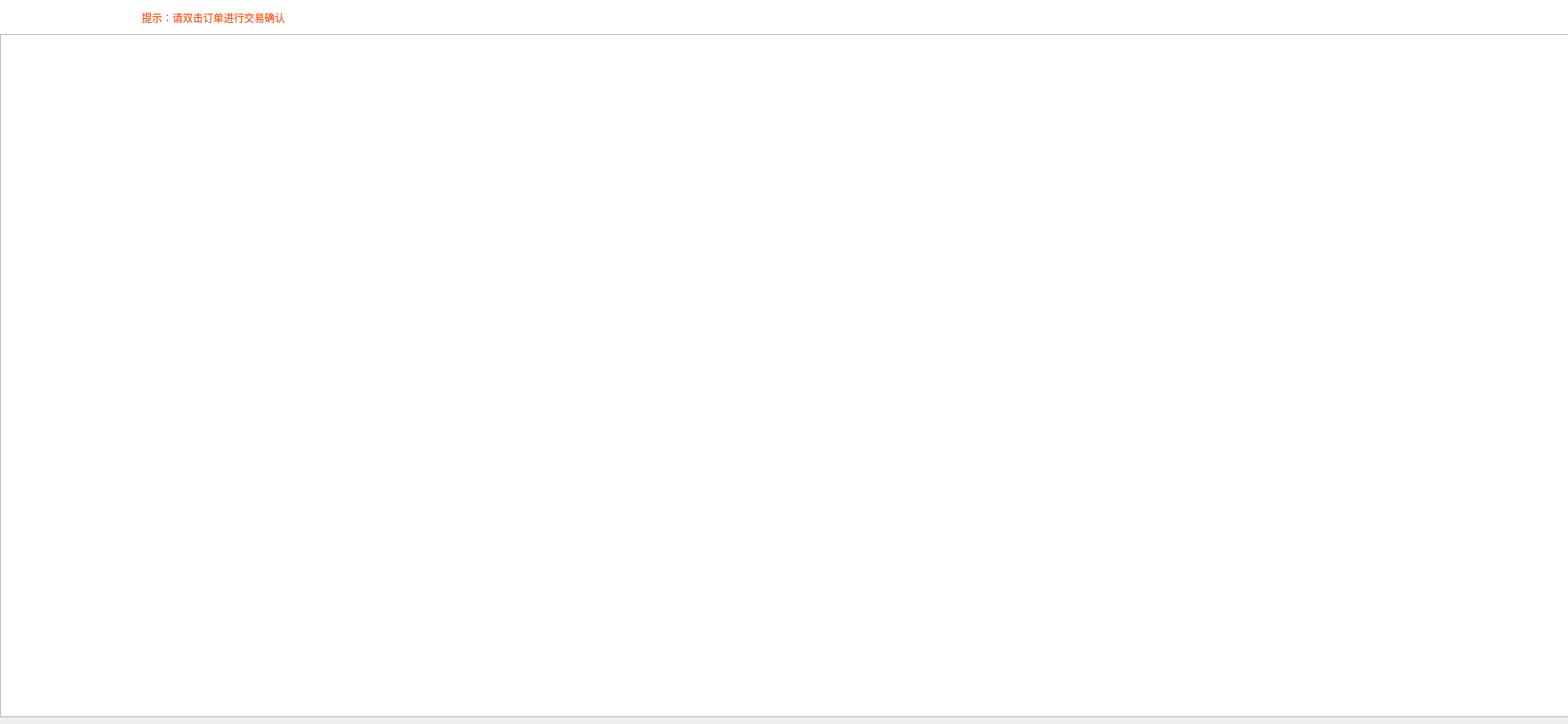
<?xml version="1.0" encoding="UTF-8"?>
<ui version="4.0">
 <class>Form</class>
 <widget class="QWidget" name="Form">
  <property name="geometry">
   <rect>
    <x>0</x>
    <y>0</y>
    <width>1839</width>
    <height>849</height>
   </rect>
  </property>
  <property name="windowTitle">
   <string>Form</string>
  </property>
  <widget class="QLabel" name="label">
   <property name="geometry">
    <rect>
     <x>0</x>
     <y>0</y>
     <width>1841</width>
     <height>41</height>
    </rect>
   </property>
   <property name="styleSheet">
    <string notr="true">background-color: rgb(255, 255, 255);
font: 18pt &quot;隶书&quot;;
color: rgb(255, 85, 0);</string>
   </property>
   <property name="text">
    <string>                                                  提示：请双击订单进行交易确认</string>
   </property>
  </widget>
  <widget class="QTableView" name="tableView">
   <property name="geometry">
    <rect>
     <x>0</x>
     <y>40</y>
     <width>1841</width>
     <height>801</height>
    </rect>
   </property>
   <property name="styleSheet">
    <string notr="true">font: 18pt &quot;楷体&quot;;
border-image: url(:/CmainWdt/resource/picture/CopenSCPWgt_background.jpg);</string>
   </property>
  </widget>
 </widget>
 <resources>
  <include location="images.qrc"/>
 </resources>
 <connections/>
</ui>
